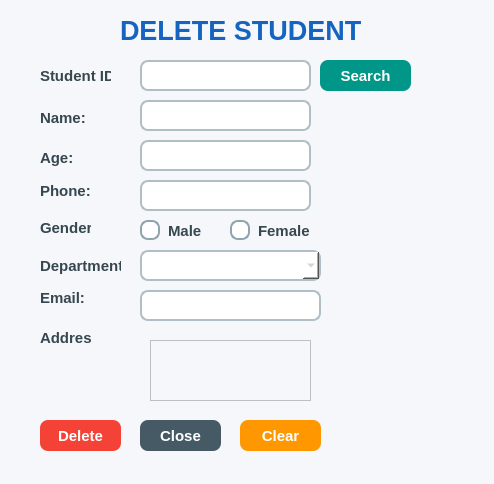
<?xml version="1.0" encoding="UTF-8"?>
<ui version="4.0">
 <class>DeleteStudent</class>
 <widget class="QWidget" name="DeleteStudent">
  <property name="geometry">
   <rect>
    <x>0</x>
    <y>0</y>
    <width>494</width>
    <height>484</height>
   </rect>
  </property>
  <property name="windowTitle">
   <string>Form</string>
  </property>
  <property name="styleSheet">
   <string notr="true">QWidget
{
    background-color:#F5F7FA;
}
</string>
  </property>
  <widget class="QLabel" name="label">
   <property name="geometry">
    <rect>
     <x>120</x>
     <y>10</y>
     <width>261</width>
     <height>41</height>
    </rect>
   </property>
   <property name="font">
    <font>
     <pointsize>20</pointsize>
     <bold>true</bold>
    </font>
   </property>
   <property name="styleSheet">
    <string notr="true">QLabel
{
    color:#1565C0;
}</string>
   </property>
   <property name="text">
    <string>DELETE STUDENT</string>
   </property>
  </widget>
  <widget class="QLabel" name="label_2">
   <property name="geometry">
    <rect>
     <x>40</x>
     <y>66</y>
     <width>71</width>
     <height>20</height>
    </rect>
   </property>
   <property name="font">
    <font>
     <pointsize>11</pointsize>
     <bold>true</bold>
    </font>
   </property>
   <property name="styleSheet">
    <string notr="true">QLabel
{
    color:#37474F;
}
</string>
   </property>
   <property name="text">
    <string>Student ID:</string>
   </property>
  </widget>
  <widget class="QLineEdit" name="txtStudentID">
   <property name="geometry">
    <rect>
     <x>140</x>
     <y>60</y>
     <width>171</width>
     <height>31</height>
    </rect>
   </property>
   <property name="styleSheet">
    <string notr="true">QLineEdit
{
    border:2px solid #B0BEC5;
    border-radius:8px;
    padding:5px;
    background:white;
    color:black;
    font-size:11pt;
}
QLineEdit:focus
{
    border:2px solid #1976D2;
}

</string>
   </property>
  </widget>
  <widget class="QPushButton" name="btnSearch">
   <property name="geometry">
    <rect>
     <x>320</x>
     <y>60</y>
     <width>91</width>
     <height>31</height>
    </rect>
   </property>
   <property name="styleSheet">
    <string notr="true">QPushButton
{
    background-color:#009688;
    color:white;
    border:none;
    border-radius:8px;
    font-size:11pt;
    font-weight:bold;
    padding:6px;
}

QPushButton:hover
{
    background-color:#00897B;
}

QPushButton:pressed
{
    background-color:#00695C;
}</string>
   </property>
   <property name="text">
    <string>Search</string>
   </property>
  </widget>
  <widget class="QLabel" name="label_3">
   <property name="geometry">
    <rect>
     <x>40</x>
     <y>110</y>
     <width>51</width>
     <height>16</height>
    </rect>
   </property>
   <property name="font">
    <font>
     <pointsize>11</pointsize>
     <bold>true</bold>
    </font>
   </property>
   <property name="styleSheet">
    <string notr="true">QLabel
{
    color:#37474F;
}
</string>
   </property>
   <property name="text">
    <string>Name:</string>
   </property>
  </widget>
  <widget class="QLabel" name="label_4">
   <property name="geometry">
    <rect>
     <x>40</x>
     <y>150</y>
     <width>51</width>
     <height>16</height>
    </rect>
   </property>
   <property name="font">
    <font>
     <pointsize>11</pointsize>
     <bold>true</bold>
    </font>
   </property>
   <property name="styleSheet">
    <string notr="true">QLabel
{
    color:#37474F;
}
</string>
   </property>
   <property name="text">
    <string>Age:</string>
   </property>
  </widget>
  <widget class="QLabel" name="label_5">
   <property name="geometry">
    <rect>
     <x>40</x>
     <y>220</y>
     <width>51</width>
     <height>16</height>
    </rect>
   </property>
   <property name="font">
    <font>
     <pointsize>11</pointsize>
     <bold>true</bold>
    </font>
   </property>
   <property name="styleSheet">
    <string notr="true">QLabel
{
    color:#37474F;
}
</string>
   </property>
   <property name="text">
    <string>Gender:</string>
   </property>
  </widget>
  <widget class="QLineEdit" name="txtName">
   <property name="enabled">
    <bool>false</bool>
   </property>
   <property name="geometry">
    <rect>
     <x>140</x>
     <y>100</y>
     <width>171</width>
     <height>31</height>
    </rect>
   </property>
   <property name="styleSheet">
    <string notr="true">QLineEdit
{
    border:2px solid #B0BEC5;
    border-radius:8px;
    padding:5px;
    background:white;
    color:black;
    font-size:11pt;
}
QLineEdit:focus
{
    border:2px solid #1976D2;
}


</string>
   </property>
  </widget>
  <widget class="QLineEdit" name="txtAge">
   <property name="enabled">
    <bool>false</bool>
   </property>
   <property name="geometry">
    <rect>
     <x>140</x>
     <y>140</y>
     <width>171</width>
     <height>31</height>
    </rect>
   </property>
   <property name="styleSheet">
    <string notr="true">QLineEdit
{
    border:2px solid #B0BEC5;
    border-radius:8px;
    padding:5px;
    background:white;
    color:black;
    font-size:11pt;
}
QLineEdit:focus
{
    border:2px solid #1976D2;
}
</string>
   </property>
  </widget>
  <widget class="QLineEdit" name="txtPhone">
   <property name="enabled">
    <bool>false</bool>
   </property>
   <property name="geometry">
    <rect>
     <x>140</x>
     <y>180</y>
     <width>171</width>
     <height>31</height>
    </rect>
   </property>
   <property name="styleSheet">
    <string notr="true">QLineEdit
{
    border:2px solid #B0BEC5;
    border-radius:8px;
    padding:5px;
    background:white;
    color:black;
    font-size:11pt;
}
QLineEdit:focus
{
    border:2px solid #1976D2;
}
</string>
   </property>
  </widget>
  <widget class="QRadioButton" name="rdoMale">
   <property name="enabled">
    <bool>false</bool>
   </property>
   <property name="geometry">
    <rect>
     <x>140</x>
     <y>220</y>
     <width>71</width>
     <height>21</height>
    </rect>
   </property>
   <property name="font">
    <font>
     <pointsize>11</pointsize>
     <fontweight>Medium</fontweight>
    </font>
   </property>
   <property name="styleSheet">
    <string notr="true">QRadioButton
{
    color:#37474F;
    font-size:11pt;
    font-weight:500;
    spacing:8px;
}

QRadioButton::indicator
{
    width:16px;
    height:16px;
}

QRadioButton::indicator:unchecked
{
    border:2px solid #90A4AE;
    border-radius:8px;
    background:white;
}

QRadioButton::indicator:checked
{
    border:2px solid #1976D2;
    border-radius:8px;
    background:#1976D2;
}</string>
   </property>
   <property name="text">
    <string>Male</string>
   </property>
  </widget>
  <widget class="QRadioButton" name="rdoFemale">
   <property name="enabled">
    <bool>false</bool>
   </property>
   <property name="geometry">
    <rect>
     <x>230</x>
     <y>220</y>
     <width>81</width>
     <height>21</height>
    </rect>
   </property>
   <property name="font">
    <font>
     <pointsize>11</pointsize>
     <fontweight>Medium</fontweight>
    </font>
   </property>
   <property name="styleSheet">
    <string notr="true">QRadioButton
{
    color:#37474F;
    font-size:11pt;
    font-weight:500;
    spacing:8px;
}

QRadioButton::indicator
{
    width:16px;
    height:16px;
}

QRadioButton::indicator:unchecked
{
    border:2px solid #90A4AE;
    border-radius:8px;
    background:white;
}

QRadioButton::indicator:checked
{
    border:2px solid #1976D2;
    border-radius:8px;
    background:#1976D2;
}</string>
   </property>
   <property name="text">
    <string>Female</string>
   </property>
  </widget>
  <widget class="QLabel" name="label_6">
   <property name="geometry">
    <rect>
     <x>40</x>
     <y>180</y>
     <width>51</width>
     <height>21</height>
    </rect>
   </property>
   <property name="font">
    <font>
     <pointsize>11</pointsize>
     <bold>true</bold>
    </font>
   </property>
   <property name="styleSheet">
    <string notr="true">QLabel
{
    color:#37474F;
}
</string>
   </property>
   <property name="text">
    <string>Phone:</string>
   </property>
  </widget>
  <widget class="QLabel" name="label_7">
   <property name="geometry">
    <rect>
     <x>40</x>
     <y>250</y>
     <width>81</width>
     <height>31</height>
    </rect>
   </property>
   <property name="font">
    <font>
     <pointsize>11</pointsize>
     <bold>true</bold>
    </font>
   </property>
   <property name="styleSheet">
    <string notr="true">QLabel
{
    color:#37474F;
}
</string>
   </property>
   <property name="text">
    <string>Department:</string>
   </property>
  </widget>
  <widget class="QComboBox" name="cmbDepartment">
   <property name="enabled">
    <bool>false</bool>
   </property>
   <property name="geometry">
    <rect>
     <x>140</x>
     <y>250</y>
     <width>181</width>
     <height>31</height>
    </rect>
   </property>
   <property name="styleSheet">
    <string notr="true">QComboBox
{
    border:2px solid #B0BEC5;
    border-radius:8px;
    padding:5px;
    background:white;
    font-size:11pt;
}
QComboBox:focus
{
    border:2px solid #1976D2;
}

</string>
   </property>
  </widget>
  <widget class="QLineEdit" name="txtEmail">
   <property name="enabled">
    <bool>false</bool>
   </property>
   <property name="geometry">
    <rect>
     <x>140</x>
     <y>290</y>
     <width>181</width>
     <height>31</height>
    </rect>
   </property>
   <property name="styleSheet">
    <string notr="true">QLineEdit
{
    border:2px solid #B0BEC5;
    border-radius:8px;
    padding:5px;
    background:white;
    color:black;
    font-size:11pt;
}
QLineEdit:focus
{
    border:2px solid #1976D2;
}

</string>
   </property>
  </widget>
  <widget class="QLabel" name="label_8">
   <property name="geometry">
    <rect>
     <x>40</x>
     <y>290</y>
     <width>51</width>
     <height>16</height>
    </rect>
   </property>
   <property name="font">
    <font>
     <pointsize>11</pointsize>
     <bold>true</bold>
    </font>
   </property>
   <property name="styleSheet">
    <string notr="true">QLabel
{
    color:#37474F;
}
</string>
   </property>
   <property name="text">
    <string>Email:</string>
   </property>
  </widget>
  <widget class="QLabel" name="label_9">
   <property name="geometry">
    <rect>
     <x>40</x>
     <y>330</y>
     <width>51</width>
     <height>16</height>
    </rect>
   </property>
   <property name="font">
    <font>
     <pointsize>11</pointsize>
     <bold>true</bold>
    </font>
   </property>
   <property name="styleSheet">
    <string notr="true">QLabel
{
    color:#37474F;
}
</string>
   </property>
   <property name="text">
    <string>Address:</string>
   </property>
  </widget>
  <widget class="QTextEdit" name="txtAddress">
   <property name="enabled">
    <bool>false</bool>
   </property>
   <property name="geometry">
    <rect>
     <x>150</x>
     <y>340</y>
     <width>161</width>
     <height>61</height>
    </rect>
   </property>
   <property name="styleSheet">
    <string notr="true">QPlainTextEdit
{
    border:2px solid #B0BEC5;
    border-radius:8px;
    background:white;
    padding:5px;
    font-size:11pt;
}

QPlainTextEdit:focus
{
    border:2px solid #1976D2;
}
</string>
   </property>
  </widget>
  <widget class="QPushButton" name="btnDelete">
   <property name="enabled">
    <bool>false</bool>
   </property>
   <property name="geometry">
    <rect>
     <x>40</x>
     <y>420</y>
     <width>81</width>
     <height>31</height>
    </rect>
   </property>
   <property name="styleSheet">
    <string notr="true">QPushButton
{
    background-color:#F44336;
    color:white;
    border:none;
    border-radius:8px;
    font-size:11pt;
    font-weight:bold;
    padding:6px;
}

QPushButton:hover
{
    background-color:#E53935;
}

QPushButton:pressed
{
    background-color:#C62828;
}</string>
   </property>
   <property name="text">
    <string>Delete</string>
   </property>
  </widget>
  <widget class="QPushButton" name="btnClose">
   <property name="geometry">
    <rect>
     <x>140</x>
     <y>420</y>
     <width>81</width>
     <height>31</height>
    </rect>
   </property>
   <property name="styleSheet">
    <string notr="true">QPushButton
{
   background-color:#455A64;
    color:white;
    border:none;
    border-radius:8px;
    font-size:11pt;
    font-weight:bold;
    padding:6px;
}

QPushButton:hover
{
    background-color:#424242;
}

QPushButton:pressed
{
    background-color:#212121;
}</string>
   </property>
   <property name="text">
    <string>Close</string>
   </property>
  </widget>
  <widget class="QPushButton" name="btnClear">
   <property name="geometry">
    <rect>
     <x>240</x>
     <y>420</y>
     <width>81</width>
     <height>31</height>
    </rect>
   </property>
   <property name="styleSheet">
    <string notr="true">QPushButton
{
    background-color:#FF9800;
    color:white;
    border:none;
    border-radius:8px;
    font-size:11pt;
    font-weight:bold;
    padding:6px;
}

QPushButton:hover
{
    background-color:#FB8C00;
}
</string>
   </property>
   <property name="text">
    <string>Clear</string>
   </property>
  </widget>
 </widget>
 <resources/>
 <connections/>
</ui>
